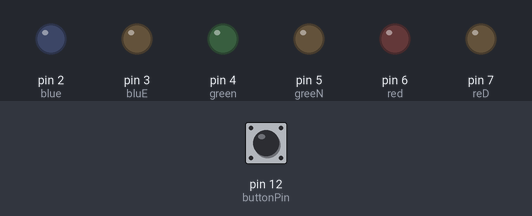
Simulated run of this sketch. Board: Arduino Uno, built with avr-gcc and run on an emulated ATmega328P. On the bench: output pins drawn as LEDs (lit = HIGH). The inputs (shaded band) are chosen by the test bench; at power-on: pin 12 (buttonPin) LOW.

Above: at 1.2 s.
1.3 s: pin 12 (buttonPin) pulled HIGH for 0.15 s
At 2.4 s:
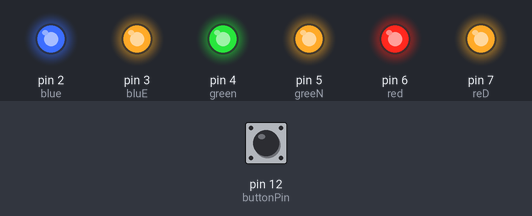
3.0 s: pin 12 (buttonPin) pulled HIGH for 1 s
At 3.8 s:
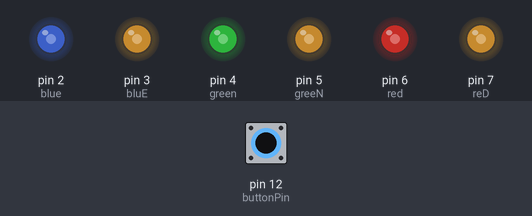
5.5 s: pin 12 (buttonPin) pulled HIGH for 3.2 s
At 9.4 s:
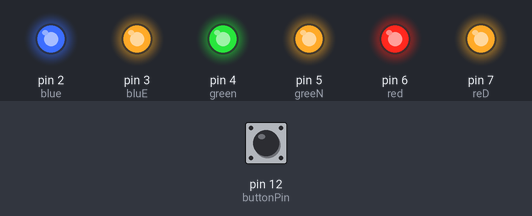
Timing chart, 0 to 10.9 s (numbered marks = the images above; inputs shaded):
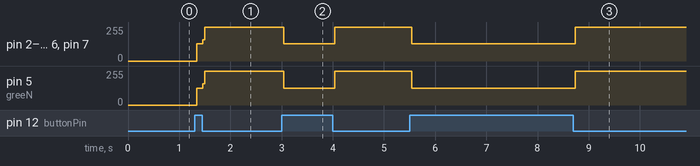

The sketch:

Shape_Projector_Project.ino
```cpp
const int buttonPin = 12;
static int blue = 2;
static int bluE = 3;
static int green = 4;
static int greeN = 5;
static int red = 6;
static int reD = 7;

int buttonState = 0;
int ledState = 0;


void setup() {
  //lights
pinMode(red, OUTPUT);
pinMode(reD, OUTPUT);
pinMode(blue, OUTPUT);
pinMode(bluE, OUTPUT);
pinMode(green, OUTPUT);
pinMode(greeN, OUTPUT);

//button
pinMode(buttonPin, INPUT);
}

void loop() {
  //button value
  buttonState = digitalRead(buttonPin);

  //turn button on
  if (buttonState == HIGH) {
    if (ledState == HIGH) {
     ledState = LOW;
    digitalWrite(red, LOW);
    digitalWrite(reD, LOW);
    digitalWrite(blue, LOW);
    digitalWrite(bluE, LOW);
    digitalWrite(green, LOW);
    digitalWrite(greeN, LOW);
    }
    else {
      ledState = HIGH;
    digitalWrite(red, HIGH);
    digitalWrite(reD, HIGH);
    digitalWrite(blue, HIGH);
    digitalWrite(bluE, HIGH);
    digitalWrite(green, HIGH);
    digitalWrite(greeN, HIGH);

    }

  }

}
```

Measured:
- after the input at 1.3 s, pin 2 (blue), pin 3 (bluE), pin 4 (green), pin 6 (red), pin 7 (reD): 0/255 → 128/255 at once, → 255/255 0.12 s later; pin 5 (greeN): 0/255 → 127/255 at once, → 255/255 0.12 s later
- after the input at 3.0 s, pin 2 (blue), pin 3 (bluE), pin 4 (green), pin 6 (red), pin 7 (reD): 255/255 → 128/255 at once, → 255/255 1.0 s later; pin 5 (greeN): 255/255 → 127/255 at once, → 255/255 1.0 s later
- after the input at 5.5 s, pin 2 (blue), pin 3 (bluE), pin 4 (green), pin 6 (red), pin 7 (reD): 255/255 → 128/255 at once, → 255/255 3.2 s later; pin 5 (greeN): 255/255 → 127/255 at once, → 255/255 3.2 s later
